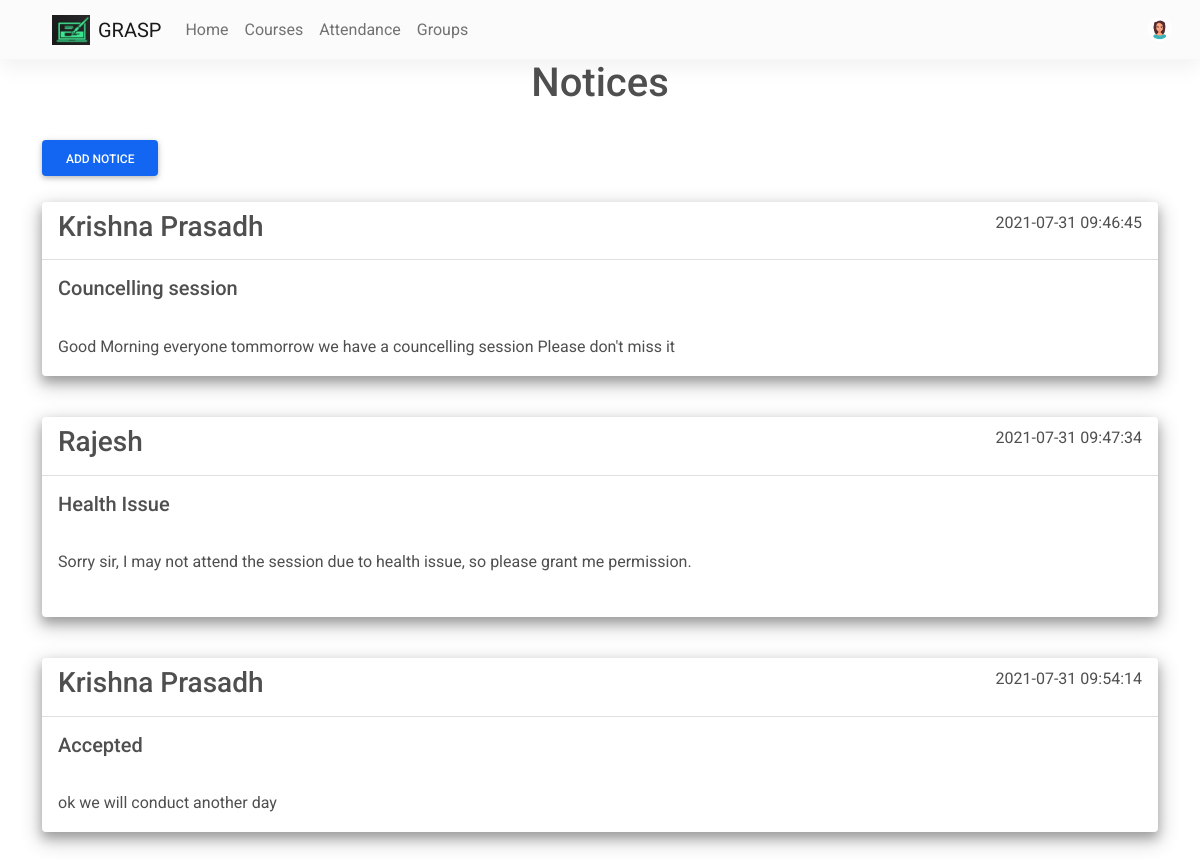
/groups/1/dashboard (signed in), run on the app's committed database.
### website/models.py (models this page shows)
class User(db.Model, UserMixin):
    id = db.Column(db.Integer, primary_key=True)
    email = db.Column(db.String(150), unique=True, nullable=False)
    password = db.Column(db.String(150), nullable=False)
    first_name = db.Column(db.String(150), nullable=False)
    user_type = db.Column(db.String(1), nullable=False)
    notes = db.relationship('Note', backref='author', lazy=True)
    array_ids = db.relationship('Array_ids')
    student = db.relationship('Student', backref='user')
    teacher = db.relationship('Teacher', backref='user')
    mobile = db.Column(db.Integer, nullable=False)
    profile_pic = db.Column(
        db.String(150), nullable=False, default="default.jpg")
    dob = db.Column(db.DateTime(timezone=True), nullable=False)
    gender = db.Column(db.String(1), nullable=False)

class Group_Notices(db.Model):
    id = db.Column(db.Integer, primary_key=True)
    title = db.Column(db.String(150))
    data = db.Column(db.Text, nullable=False)
    date = db.Column(db.DateTime(timezone=True), default=func.now())
    author = db.Column(db.String(50),nullable=False)
    group_id = db.Column(db.Integer, db.ForeignKey('group.id'))

### website/groups/routes.py (the view)
@groups.route('/groups/<id>/dashboard', methods=['GET', 'POST'])
@login_required
def group_dashboard(id):
    group = Group.query.get(id)
    if group:
        notes = group.notices
        return render_template('group_dashboard.html',user=current_user,notes=notes,group=group)
    else:
        return f"<h1>404 Page not Found</h1>"

### website/templates/group_dashboard.html (shortened to what this page needs)
{% extends "base.html" %}
{% block content %}
<h1 align="center">Notices</h1>
<a type="button" class="btn btn-primary" href="/groups/{{group.id}}/add_notice" align="center">
    Add Notice
</a>
{% for note in notes %}
<div class="card shadow-3-strong mb-3">
    <div class="card-header">
        <h3 style="display: inline-block;">
            {{note.author}}
        </h3>
        <p style="display: inline-block; float: right;">
            {{note.date}}
        </p>
    </div>
    <div class="card-body">
        <h5 class="card-title">{{ note.title }}</h5>
        <p class="card-text" style="white-space: pre-line;">
            {{note.data}}
        </p>
    </div>
</div>
{% endfor %}
{% endblock %}

### website/templates/base.html (shortened to what this page needs)
<!DOCTYPE html>
<html lang="en">
<head>
    <link rel="stylesheet" href="https://use.fontawesome.com/releases/v5.15.2/css/all.css" />
    <link rel="stylesheet" href="https://stackpath.bootstrapcdn.com/bootstrap/4.4.1/css/bootstrap.min.css"
 />
    <link rel="stylesheet" type="text/css" href="{{ url_for('static', filename='css/mdb.min.css') }}">
    <link rel="stylesheet" type="text/css" href="{{ url_for('static', filename='css/mdb.rtl.min.css') }}">
</head>
<body>
    <nav class="navbar navbar-expand-lg navbar-light bg-light">
        <div class="container-fluid">
            <a class="navbar-brand" href="/">
                <img src="{{url_for('static',filename='logo4.jpeg')}}" class="me-2" height="30" alt="" loading="lazy" />
                GRASP
            </a>
            <div class="collapse navbar-collapse" id="navbarNavAltMarkup">
                {% if user.is_authenticated %}
                {% if user.user_type=='s' %}
                <div class="navbar-nav mr-auto">
                    <a class="nav-link" aria-current="page" href="/">Home</a>
                    <a class="nav-item nav-link" id="courses" href="/courses">Courses</a>
                    <a class="nav-item nav-link" id="attendance" href="/attendance">Attendance</a>
                    <a class="nav-item nav-link" id="groups" href="/groups">Groups</a>
                </div>
                {% endif %}
                <div class="d-flex align-items-center">
                    <a class="dropdown-toggle d-flex align-items-center hidden-arrow" href="#"
                        id="navbarDropdownMenuLink" role="button" data-mdb-toggle="dropdown" aria-expanded="false">
                        <img src="{{url_for('static', filename='img/' + user.profile_pic)}}" class="rounded-circle"
                            height="25" alt="" loading="lazy" />
                    </a>
                </div>
                {% else %}
                <div class="navbar-nav me-auto mb-2 mb-lg-0">
                </div>
                <div class="d-flex align-items-center">
                    <a class="btn btn-link" id="login" href="/login">Login</a>
                </div>
                {% endif %}
            </div>
        </div>
    </nav>
    <div class="container">
        {% block content %}{% endblock %}
    </div>
</body>
</html>

### data on the page
User: profile_pic (picture)
Group_Notices: author "Krishna Prasadh", date "2021-07-31 09:46:45", title "Councelling session", data "Good Morning everyone tommorrow we have a councelling session Please don't miss it"
Group_Notices: author "Rajesh", date "2021-07-31 09:47:34", title "Health Issue", data "Sorry sir, I may not attend the session due to health issue, so please grant me permission."
Group_Notices: author "Krishna Prasadh", date "2021-07-31 09:54:14", title "Accepted", data "ok we will conduct another day"
